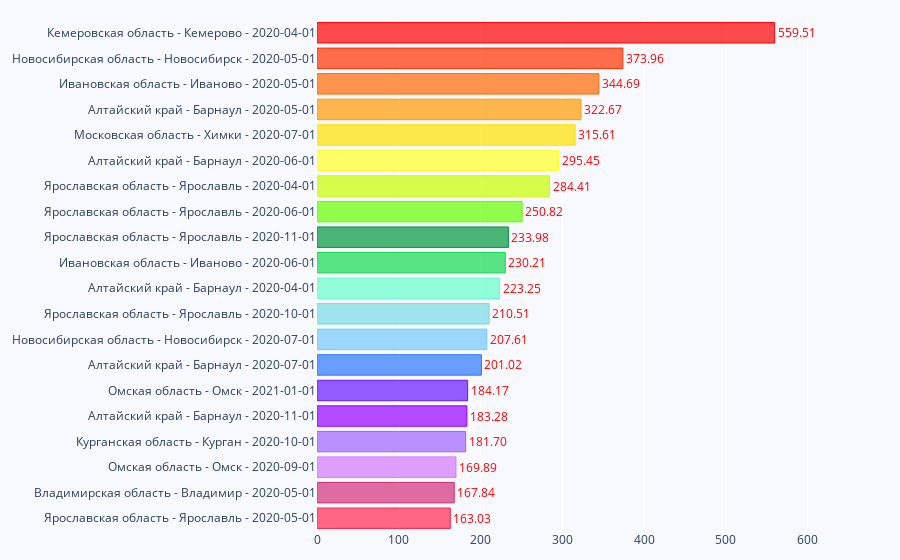

This figure's notebook cell:
### Code cell
xs = (census_all_sorted_top['distance']).to_list()[::-1]
ys = (census_all_sorted_top['city_nm'] + ' - ' + census_all_sorted_top['partition_dt']).to_list()[::-1]

# Plot data as Bar Horizontal Histogram
plotBarAll(xs, ys)

### Figure 1 — Plotly figure (JSON) as saved in the notebook; plotly's stock layout.template omitted (floating-point values rounded to 4 significant figures)
{"data": [{"marker": {"color": ["rgba(255,  40,  80, 0.7)", "rgba(210,  50, 120, 0.7)", "rgba(210, 120, 255, 0.7)", "rgba(160, 100, 255, 0.7)", "rgba(150,   0, 255, 0.7)", "rgba(105,  25, 255, 0.7)", "rgba( 45, 120, 255, 0.7)", "rgba(115, 200, 255, 0.7)", "rgba(120, 220, 225, 0.7)", "rgba(100, 255, 200, 0.7)", "rgba( 20, 220,  80, 0.7)", "rgba(  0, 150,  60, 0.7)", "rgba(100, 255,   0, 0.7)", "rgba(200, 255,   0, 0.7)", "rgba(255, 255,  35, 0.7)", "rgba(255, 225,   0, 0.7)", "rgba(255, 155,   0, 0.7)", "rgba(255, 105,   0, 0.7)", "rgba(255,  50,   0, 0.7)", "rgba(255,   0,   0, 0.7)"], "line": {"color": ["rgb(255,  40,  80)", "rgb(210,  50, 120)", "rgb(210, 120, 255)", "rgb(160, 100, 255)", "rgb(150,   0, 255)", "rgb(105,  25, 255)", "rgb( 45, 120, 255)", "rgb(115, 200, 255)", "rgb(120, 220, 225)", "rgb(100, 255, 200)", "rgb( 20, 220,  80)", "rgb(  0, 150,  60)", "rgb(100, 255,   0)", "rgb(200, 255,   0)", "rgb(255, 255,  35)", "rgb(255, 225,   0)", "rgb(255, 155,   0)", "rgb(255, 105,   0)", "rgb(255,  50,   0)", "rgb(255,   0,   0)"], "width": 1}}, "orientation": "h", "outsidetextfont": {"color": "red", "size": 12}, "textposition": "outside", "texttemplate": "%{x:.2f}", "type": "bar", "x": [163.0, 167.8, 169.9, 181.7, 183.3, 184.2, 201.0, 207.6, 210.5, 223.3, 230.2, 234.0, 250.8, 284.4, 295.4, 315.6, 322.7, 344.7, 374.0, 559.5], "y": ["Ярославская область - Ярославль - 2020-05-01", "Владимирская область - Владимир - 2020-05-01", "Омская область - Омск - 2020-09-01", "Курганская область - Курган - 2020-10-01", "Алтайский край - Барнаул - 2020-11-01", "Омская область - Омск - 2021-01-01", "Алтайский край - Барнаул - 2020-07-01", "Новосибирская область - Новосибирск - 2020-07-01", "Ярославская область - Ярославль - 2020-10-01", "Алтайский край - Барнаул - 2020-04-01", "Ивановская область - Иваново - 2020-06-01", "Ярославская область - Ярославль - 2020-11-01", "Ярославская область - Ярославль - 2020-06-01", "Ярославская область - Ярославль - 2020-04-01", "Алтайский край - Барнаул - 2020-06-01", "Московская область - Химки - 2020-07-01", "Алтайский край - Барнаул - 2020-05-01", "Ивановская область - Иваново - 2020-05-01", "Новосибирская область - Новосибирск - 2020-05-01", "Кемеровская область - Кемерово - 2020-04-01"]}], "layout": {"margin": {"b": 20, "t": 20}, "paper_bgcolor": "rgb(248, 248, 255)", "plot_bgcolor": "rgb(248, 248, 255)", "showlegend": false, "xaxis": {"range": [0, 615]}}}
